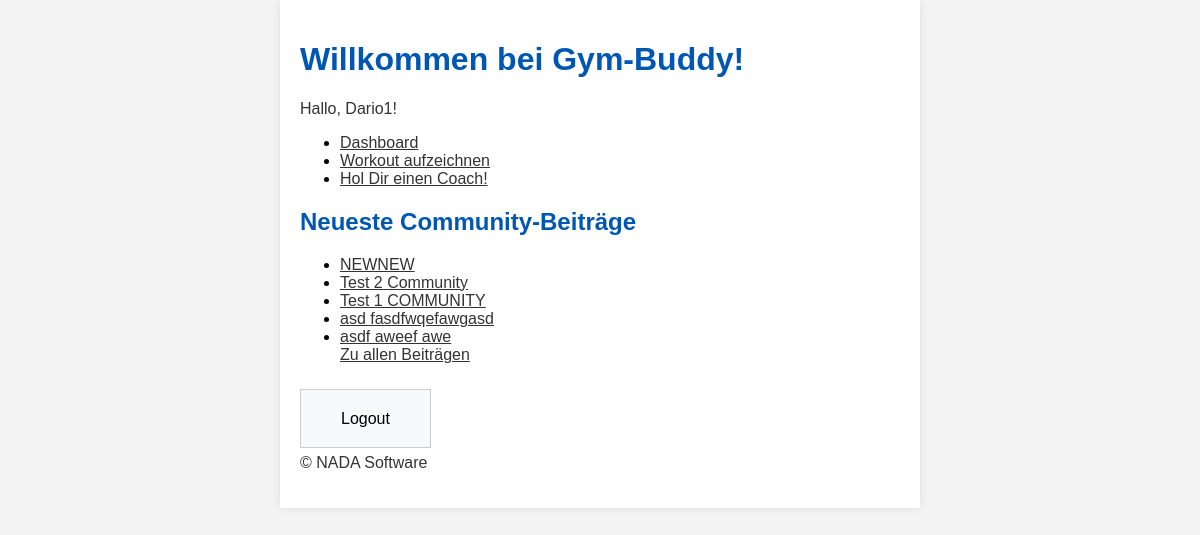
Page / (signed in) on the committed database.
### blog/models.py (models this page shows, shortened)
class Article(models.Model):
    title = models.CharField(
        max_length=_TITLE_MAX_LENGTH,
        validators=[
            MinLengthValidator(
                _TITLE_MIN_LENGTH,
                message=f"Titel ist zu kurz (min. {_TITLE_MIN_LENGTH} Zeichen).",
            ),
        ],
    )
    content = models.TextField(
        validators=[
            MinLengthValidator(
                _CONTENT_MIN_LENGTH,
                message=f"Inhalt ist zu kurz (min. {_CONTENT_MIN_LENGTH} Zeichen).",
            ),
            MaxLengthValidator(
                _CONTENT_MAX_LENGTH,
                message=f"Inhalt ist zu lang (max. {_CONTENT_MAX_LENGTH} Zeichen).",
            ),
        ]
    )
    created_at = models.DateTimeField(auto_now_add=True)

### blog/views.py (the view)
# urls.py: path("", views.article_list, name="article_list"),
def article_list(request):
    articles = Article.objects.all().order_by('-id')[:5]
    is_admin = request.user.is_authenticated and request.user.groups.filter(name="Admin").exists()
    return render(request, "article_list.html", {"articles": articles, "is_admin": is_admin})

### blog/templates/article_list.html (shortened to what this page needs)
{% load static %}
<!DOCTYPE html>
<html>
<head>
    <link rel="stylesheet" href="{% static 'style.css' %}">
</head>
<body>
    <div class="container">
        <h1>Willkommen bei Gym-Buddy!</h1>
        {% if user.is_authenticated %}
            <p>Hallo, {{ user.username }}!</p>
        <nav>
            <ul>
                    <li><a href="{% url 'dashboard' %}">Dashboard</a></li>
                    <li><a href="{% url 'workout_create' %}">Workout aufzeichnen</a></li>
                    <li><a href="{% url 'all_coach' %}">Hol Dir einen Coach!</a></li>
            </ul>
        </nav>
            <h2>Neueste Community-Beiträge</h2>
            <ul>
                {% for article in articles %}
                    <li>
                        <a href="{% url 'article_detail' article.pk %}">{{ article.title }}</a>
                    </li>
                {% empty %}
                    <p>Keine Artikel verfügbar.</p>
                {% endfor %}
            <a href="{% url 'all_community' %}">Zu allen Beiträgen</a>
            </ul>
            <form method="post" action="{% url 'logout' %}" style="display: inline;">
                <button type="submit" style="background: none; border: none; color: inherit; cursor: pointer; margin-top: 20px;">
                    Logout
                </button>
            </form>
        {% else %}
            <p>Welcome! Bitte <a href="{% url 'login' %}">logge dich ein</a> oder <a href="{% url 'register' %}">registriere dich</a>, um alle Funktionen zu nutzen.</p>
        {% endif %}
        <footer>
            <p>&copy; NADA Software</p>
        </footer>
    </div>
</body>
</html>

### static/style.css (style rules this page uses)
body { font-family: 'Arial', sans-serif; margin: 0; padding: 0; background-color: #f4f4f4; }
.container { width: 50%; margin: 0 auto; padding: 20px; background-color: #fff; box-shadow: 0 0 10px rgba(0, 0, 0, 0.1); }
h1, h2 { color: #0056b3; }
p, a { color: #333; }
form { background-color: #f8f9fa; padding: 20px; border: 1px solid #ccc; }
button { background-color: #0056b3; color: #ffffff; border: none; padding: 10px 20px; cursor: pointer; font-size: 1em; }

### rows in the picture
Article: title "NEWNEW"
Article: title "Test 2 Community"
Article: title "Test 1 COMMUNITY"
Article: title "asd fasdfwqefawgasd"
Article: title "asdf aweef awe"

### other values in the picture
{{ user.username }} "Dario1"
